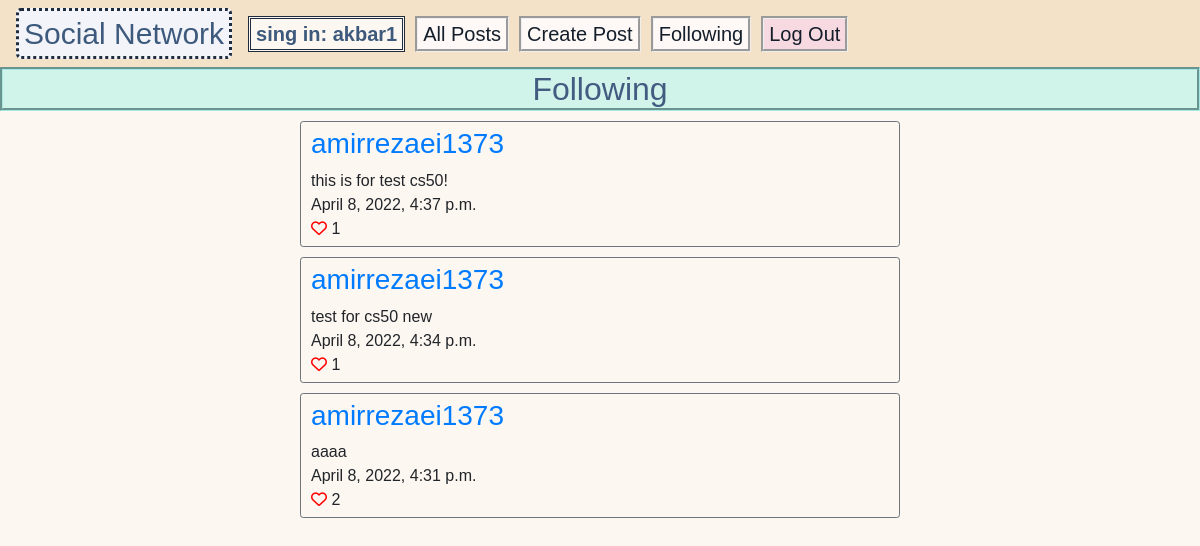
The app's page /following (signed in) with its own data.
### network/models.py (models this page shows, shortened)
class User(AbstractUser):
    pass

class Post(models.Model):
    user = models.ForeignKey("User", on_delete=models.CASCADE, related_name="posts")
    message = models.TextField(max_length=POST_MAX_LENGTH, blank=False)
    likes = models.ManyToManyField("User", blank=True, related_name="likes")
    created_on = models.DateTimeField(auto_now_add=True)
    modified_on = models.DateField(auto_now=True)
    @property
    def like_count(self):
        return self.likes.count()

### network/views.py (the view)
# urls.py: path("following", views.get_following_posts, name="following"),
@login_required
def get_following_posts(request):
    user = User.objects.get(id=request.user.id)
    following = user.following.all()
    following_users = [follow.user for follow in following]
    post_objects = Post.objects.filter(user__in=following_users).order_by("-created_on")
    paginator = Paginator(post_objects, 10)  # show 10 posts per page.
    page_number = request.GET.get("page", 1)
    posts = paginator.get_page(page_number)
    return render(
        request,
        "network/following.html",
        {
            "posts": posts,
            "num_page_range": range(posts.paginator.num_pages),
            "current_page": page_number,
        },
    )

### network/templates/network/following.html (shortened to what this page needs)
{% extends "network/posts_layout.html" %}
{% load static %}
{% block details %}
    <h2 class="head1">Following</h2>
{% endblock %}

### network/templates/network/posts_layout.html (shortened to what this page needs)
{% extends "network/layout.html" %}
{% block body %}
{% block details %}
{% endblock details %}
    {% if posts %}
    {% for post in posts %}
        <div class="container border border-secondary rounded-sm post-container" data-post_container_id="{{ post.id }}">
            <div class="row post-row">
                <h3><a href="{% url 'get_user' post.user.id %}">{{ post.user.username }}</a></h3>
            </div>
            <div class="row post-row">
                <div data-message="{{ post.id }}">{{ post.message }}</div>
            </div>
            <div class="row post-row">
                <div>{{ post.created_on }}
                </div>
            </div>
            <div class="row post-row">
                <div style="display: inline;">
                    {% if request.user.is_authenticated %}
                        {% if request.user in post.likes.all %}
                            <i data-id="{{ post.id }}" class="fas fa-heart" style="color: red;"></i>
                        {% else %}
                            <i data-id="{{ post.id }}" class="far fa-heart" style="color: red;"></i>
                        {% endif %}
                    {% else %}
                        <a href="{% url 'login' %}"><i class="far fa-heart" style="color: red;"></i></a>
                    {% endif %}
                    <div class="like-count" data-id="{{ post.id }}" style="display: inline;">{{ post.like_count }}</div>
                </div>
            </div>
        </div>
    {% endfor %}
    <div class="pagination justify-content-center" style="margin-top: 20px;">
    </div>
    {% endif %}
{% endblock body %}

### network/templates/network/layout.html (shortened to what this page needs)
{% load static %}
<!DOCTYPE html>
<html lang="en">
    <head>
        <link rel="stylesheet" href="https://stackpath.bootstrapcdn.com/bootstrap/4.4.1/css/bootstrap.min.css">
        <link href="{% static 'network/styles.css' %}" rel="stylesheet">
    </head>
    <body>
        <nav class="navbar navbar-expand-lg navbar-light" style="background-color: #f3e2c8;"">
            <a id="head3" class="navbar-brand" href="{% url 'index' %}">Social Network</a>
            <div>
              <ul class="navbar-nav mr-auto">
                {% if request.user.is_authenticated %}
                    <li class="nav-item">
                        <a id="head5" class="nav-link" href="{% url 'get_user' request.user.id %}""><strong>sing in: {{ request.user.username }}</strong></a>
                    </li>
                {% endif %}
                <li class="nav-item">
                  <a id="head2" class="nav-link" href="{% url 'index' %}">All Posts</a>
                </li>
                {% if request.user.is_authenticated %}
                    <li class="nav-item">
                        <a id="head2" class="nav-link" href="{% url 'post' %}">Create Post</a>
                    </li>
                    <li class="nav-item">
                        <a id="head2" class="nav-link" href="{% url 'following' %}">Following</a>
                    </li>
                    <li class="nav-item">
                        <a id="head6" class="nav-link" href="{% url 'logout' %}">Log Out</a>
                    </li>
                {% endif %}
              </ul>
            </div>
          </nav>
        <div class="body">
            {% block body %}
            {% endblock body %}
        </div>
    </body>
</html>

### network/static/network/styles.css (style rules this page uses)
body { font-family: sans-serif; position:relative; width: 100%; height: 100%; background-color: #fcf7f1; }
.head1 { text-align:center; border-style: groove; border-color:#a7e8e2 ; color: #425c81; background-color: #d0f4ea; font-family: 'Franklin Gothic Medium', 'Arial Narrow', Arial, sans-serif; }
.post-container { max-width: 50vw; margin-top: 10px; padding-top: 5px; padding-bottom: 5px; }
.post-row { padding-left: 10px; padding-right: 10px; }
#head2 { font-size:20px; color: #141e2b; border-style: groove; background-color:#fef9f6; padding: 0px 5px 0px 5px; margin-right: 10px; margin-left: 0px; font-family: 'Franklin Gothic Medium', 'Arial Narrow', Arial, sans-serif; }
#head3 { font-size:30px; color: #3d597c; border: #1f2c3d; border-style: dotted; padding: 0px 5px 0px 5px; background-color: #f3f4f9; border-radius:5px; font-family: 'Franklin Gothic Medium', 'Arial Narrow', Arial, sans-serif; }
#head5 { font-size:20px; color: #3d597c; border: #1f2c3d; border-style:double; padding: 0px 5px 0px 5px; background-color: #fcf7f1; margin-right: 10px; margin-left: 0px; }
#head6 { font-size:20px; color: #141e2b; border-style: groove; padding: 0px 5px 0px 5px; background-color: #f7d9e1; margin-right: 10px; margin-left: 0px; }

### records on screen
User: user.username "akbar1"
Post: user.username "amirrezaei1373", message "this is for test cs50!", created_on "April 8, 2022, 4:37 p.m.", like_count "1"
Post: user.username "amirrezaei1373", message "test for cs50 new", created_on "April 8, 2022, 4:34 p.m.", like_count "1"
Post: user.username "amirrezaei1373", message "aaaa", created_on "April 8, 2022, 4:31 p.m.", like_count "2"
